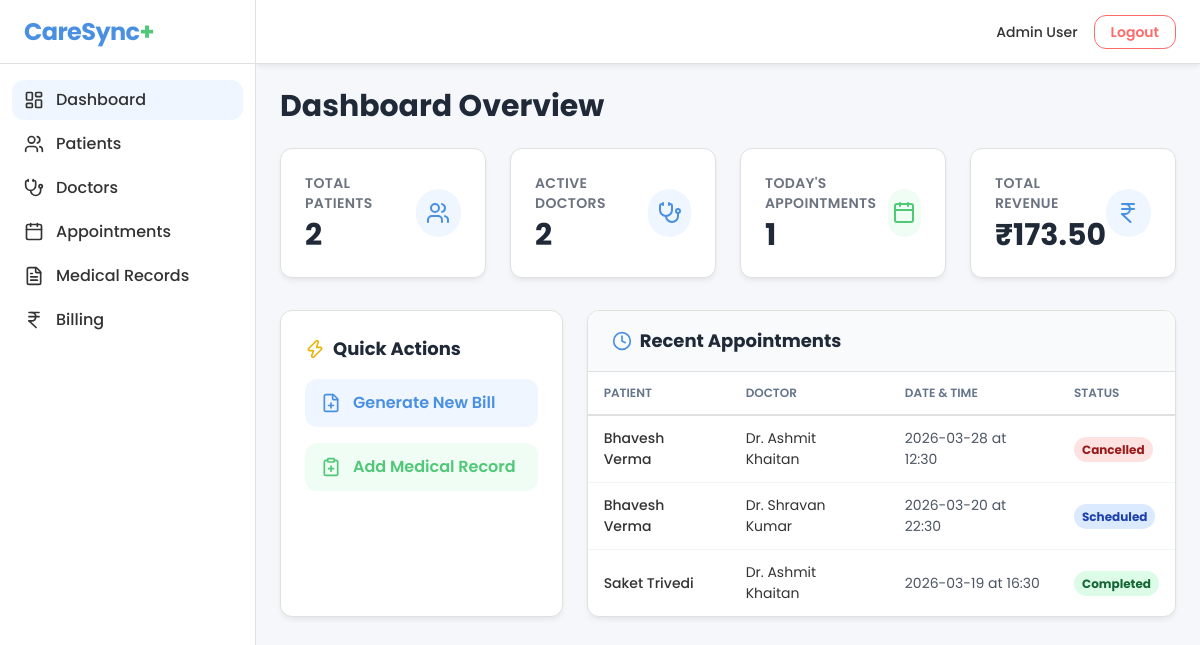
The page / on the database its author committed.
### models.py (models this page shows)
class Appointment(db.Model):
    __tablename__ = 'appointments'
    id = db.Column(db.Integer, primary_key=True)
    patient_id = db.Column(db.Integer, db.ForeignKey('patients.id'), nullable=False)
    doctor_id = db.Column(db.Integer, db.ForeignKey('doctors.id'), nullable=False)
    date = db.Column(db.Date, nullable=False)
    time = db.Column(db.Time, nullable=False)
    status = db.Column(db.String(20), nullable=False, default='Scheduled')
    bill = db.relationship('Bill', backref='appointment', uselist=False, lazy=True)

class Patient(db.Model):
    __tablename__ = 'patients'
    id = db.Column(db.Integer, primary_key=True)
    name = db.Column(db.String(100), nullable=False)
    age = db.Column(db.Integer, nullable=False)
    gender = db.Column(db.String(10), nullable=False)
    contact = db.Column(db.String(50), nullable=False)
    appointments = db.relationship('Appointment', backref='patient', lazy=True)
    records = db.relationship('MedicalRecord', backref='patient', lazy=True)
    bills = db.relationship('Bill', backref='patient', lazy=True)

class Doctor(db.Model):
    __tablename__ = 'doctors'
    id = db.Column(db.Integer, primary_key=True)
    name = db.Column(db.String(100), nullable=False)
    specialization = db.Column(db.String(100), nullable=False)
    contact = db.Column(db.String(50), nullable=False)
    appointments = db.relationship('Appointment', backref='doctor', lazy=True)

### app.py (the view)
@app.route('/')
def dashboard():
    from datetime import date
    total_patients = Patient.query.count()
    active_doctors = Doctor.query.count()
    todays_appointments = Appointment.query.filter_by(date=date.today()).count()
    total_revenue = db.session.query(db.func.sum(Bill.total)).scalar() or 0.0
    recent_appointments = Appointment.query.order_by(Appointment.date.desc(), Appointment.time.desc()).limit(5).all()
    return render_template('dashboard.html',
                           total_patients=total_patients,
                           active_doctors=active_doctors,
                           todays_appointments=todays_appointments,
                           total_revenue=total_revenue,
                           recent_appointments=recent_appointments)

### templates/dashboard.html
{% extends 'base.html' %}
{% block content %}
<div class="max-w-6xl mx-auto">
    <h1 class="text-3xl font-bold mb-6 text-gray-800">Dashboard Overview</h1>
    <div class="grid grid-cols-1 md:grid-cols-2 lg:grid-cols-4 gap-6">
        <div class="bg-surface rounded-xl shadow-soft p-6 border border-[#E0E0E0] flex items-center justify-between">
            <div>
                <h3 class="text-sm font-semibold text-gray-500 uppercase tracking-wide mb-1">Total Patients</h3>
                <p class="text-3xl font-bold text-gray-800">{{ total_patients }}</p>
            </div>
            <div class="h-12 w-12 rounded-full bg-blue-50 flex items-center justify-center text-primary">
                <i data-lucide="users" class="w-6 h-6"></i>
            </div>
        </div>
        <div class="bg-surface rounded-xl shadow-soft p-6 border border-[#E0E0E0] flex items-center justify-between">
            <div>
                <h3 class="text-sm font-semibold text-gray-500 uppercase tracking-wide mb-1">Active Doctors</h3>
                <p class="text-3xl font-bold text-gray-800">{{ active_doctors }}</p>
            </div>
            <div class="h-12 w-12 rounded-full bg-blue-50 flex items-center justify-center text-primary">
                <i data-lucide="stethoscope" class="w-6 h-6"></i>
            </div>
        </div>
        <div class="bg-surface rounded-xl shadow-soft p-6 border border-[#E0E0E0] flex items-center justify-between">
            <div>
                <h3 class="text-sm font-semibold text-gray-500 uppercase tracking-wide mb-1">Today's Appointments</h3>
                <p class="text-3xl font-bold text-gray-800">{{ todays_appointments }}</p>
            </div>
            <div class="h-12 w-12 rounded-full bg-green-50 flex items-center justify-center text-secondary">
                <i data-lucide="calendar" class="w-6 h-6"></i>
            </div>
        </div>
        <div class="bg-surface rounded-xl shadow-soft p-6 border border-[#E0E0E0] flex items-center justify-between">
            <div>
                <h3 class="text-sm font-semibold text-gray-500 uppercase tracking-wide mb-1">Total Revenue</h3>
                <p class="text-3xl font-bold text-gray-800">₹{{ "%.2f"|format(total_revenue) }}</p>
            </div>
            <div class="h-12 w-12 rounded-full bg-blue-50 flex items-center justify-center text-primary">
                <i data-lucide="indian-rupee" class="w-6 h-6"></i>
            </div>
        </div>
    </div>
    <div class="grid grid-cols-1 lg:grid-cols-3 gap-6 mt-8">
        <div class="bg-surface shadow-soft rounded-xl border border-[#E0E0E0] p-6">
            <h2 class="text-lg font-bold text-gray-800 mb-4 flex items-center">
                <i data-lucide="zap" class="w-5 h-5 mr-2 text-yellow-500"></i> Quick Actions
            </h2>
            <div class="space-y-4">
                <a href="{{ url_for('appointments') }}" class="flex items-center w-full px-4 py-3 bg-blue-50 text-primary rounded-xl font-semibold hover:bg-blue-100 transition">
                    <i data-lucide="file-plus" class="w-5 h-5 mr-3"></i> Generate New Bill
                </a>
                <a href="{{ url_for('records') }}" class="flex items-center w-full px-4 py-3 bg-green-50 text-secondary rounded-xl font-semibold hover:bg-green-100 transition">
                    <i data-lucide="clipboard-plus" class="w-5 h-5 mr-3"></i> Add Medical Record
                </a>
            </div>
        </div>
        <div class="lg:col-span-2 bg-surface shadow-soft rounded-xl border border-[#E0E0E0] overflow-hidden">
            <div class="px-6 py-4 border-b border-[#E0E0E0] bg-gray-50">
            <h2 class="text-lg font-bold text-gray-800 flex items-center">
                <i data-lucide="clock" class="w-5 h-5 mr-2 text-primary"></i> Recent Appointments
            </h2>
        </div>
        <div class="overflow-x-auto">
            <table class="w-full text-left border-none shadow-none rounded-none">
                <thead>
                    <tr>
                        <th class="bg-white border-b-2">Patient</th>
                        <th class="bg-white border-b-2">Doctor</th>
                        <th class="bg-white border-b-2">Date & Time</th>
                        <th class="bg-white border-b-2">Status</th>
                    </tr>
                </thead>
                <tbody class="divide-y divide-gray-100">
                    {% for a in recent_appointments %}
                    <tr class="hover:bg-gray-50 transition">
                        <td class="border-b-0 py-3 font-medium">{{ a.patient.name }}</td>
                        <td class="border-b-0 py-3">Dr. {{ a.doctor.name }}</td>
                        <td class="border-b-0 py-3 text-gray-600">{{ a.date }} at {{ a.time.strftime('%H:%M') }}</td>
                        <td class="border-b-0 py-3">
                            {% if a.status == 'Scheduled' %}
                                <span class="bg-blue-100 text-blue-800 px-2 py-1 rounded-full text-xs font-bold">{{ a.status }}</span>
                            {% elif a.status == 'Completed' %}
                                <span class="bg-green-100 text-green-800 px-2 py-1 rounded-full text-xs font-bold">{{ a.status }}</span>
                            {% elif a.status == 'Cancelled' %}
                                <span class="bg-red-100 text-red-800 px-2 py-1 rounded-full text-xs font-bold">{{ a.status }}</span>
                            {% endif %}
                        </td>
                    </tr>
                    {% else %}
                    <tr><td colspan="4" class="text-center py-6 text-gray-500 border-b-0">No recent appointments.</td></tr>
                    {% endfor %}
                </tbody>
            </table>
        </div>
    </div>
</div>
{% endblock %}

### templates/base.html (shortened to what this page needs)
<!DOCTYPE html>
<html lang="en">
<head>
    <script src="https://cdn.tailwindcss.com"></script>
</head>
<body class="flex h-screen overflow-hidden text-text">
    {% set is_print = is_print | default(False) %}
    {% if not is_print %}
    <aside class="w-64 bg-surface shadow-soft border-r border-[#E0E0E0] hidden md:flex flex-col">
        <div class="h-16 flex items-center px-6 border-b border-[#E0E0E0]">
            <span class="text-primary font-bold text-2xl tracking-tight">CareSync<span class="text-secondary">+</span></span>
        </div>
        <nav class="flex-1 py-4 px-3 space-y-1 overflow-y-auto no-scrollbar">
            <a href="{{ url_for('dashboard') }}" class="flex items-center px-3 py-2 rounded-xl hover:bg-background text-text font-medium {% if request.endpoint == 'dashboard' %}bg-blue-50 text-primary{% endif %}"><i data-lucide="layout-dashboard" class="w-5 h-5 mr-3"></i>Dashboard</a>
            <a href="{{ url_for('patients') }}" class="flex items-center px-3 py-2 rounded-xl hover:bg-background text-text font-medium {% if request.endpoint == 'patients' %}bg-blue-50 text-primary{% endif %}"><i data-lucide="users" class="w-5 h-5 mr-3"></i>Patients</a>
            <a href="{{ url_for('doctors') }}" class="flex items-center px-3 py-2 rounded-xl hover:bg-background text-text font-medium {% if request.endpoint == 'doctors' %}bg-blue-50 text-primary{% endif %}"><i data-lucide="stethoscope" class="w-5 h-5 mr-3"></i>Doctors</a>
            <a href="{{ url_for('appointments') }}" class="flex items-center px-3 py-2 rounded-xl hover:bg-background text-text font-medium {% if request.endpoint == 'appointments' %}bg-blue-50 text-primary{% endif %}"><i data-lucide="calendar" class="w-5 h-5 mr-3"></i>Appointments</a>
            <a href="{{ url_for('records') }}" class="flex items-center px-3 py-2 rounded-xl hover:bg-background text-text font-medium {% if request.endpoint == 'records' %}bg-blue-50 text-primary{% endif %}"><i data-lucide="file-text" class="w-5 h-5 mr-3"></i>Medical Records</a>
            <a href="{{ url_for('bills_list') }}" class="flex items-center px-3 py-2 rounded-xl hover:bg-background text-text font-medium {% if request.endpoint == 'bills_list' %}bg-blue-50 text-primary{% endif %}"><i data-lucide="indian-rupee" class="w-5 h-5 mr-3"></i>Billing</a>
        </nav>
    </aside>
    {% endif %}
    <div class="flex-1 flex flex-col h-screen overflow-hidden">
        {% if not is_print %}
        <header class="h-16 bg-surface shadow-soft border-b border-[#E0E0E0] flex items-center justify-between px-6 z-10">
            <div class="flex items-center space-x-4">
                <div class="text-sm font-medium">Admin User</div>
                <a href="#" class="px-4 py-1.5 text-sm font-semibold text-danger border border-danger rounded-xl hover:bg-danger hover:text-white transition-colors">Logout</a>
            </div>
        </header>
        {% endif %}
        <main class="flex-1 overflow-y-auto p-6 bg-background">
            {% block content %}{% endblock %}
        </main>
    </div>
</body>
</html>

### templates/base.html (style rules this page uses)
body { color: #333333; background-color: #F5F7FA; font-family: 'Poppins', system-ui, sans-serif; }
table { border-collapse: separate; border-spacing: 0; width: 100%; border: 1px solid #E0E0E0; border-radius: 12px; overflow: hidden; }
th { background-color: #F8FAFC; border-bottom: 1px solid #E0E0E0; text-transform: uppercase; font-size: 0.75rem; font-weight: 600; color: #64748B; padding: 12px 16px; text-align: left; }
td { border-bottom: 1px solid #E0E0E0; padding: 12px 16px; font-size: 0.875rem; }
tr:last-child td { border-bottom: none; }

### rows shown on the page
Appointment: patient.name "Bhavesh Verma", doctor.name "Ashmit Khaitan", date "2026-03-28", time "12:30", status "Cancelled"
Appointment: patient.name "Bhavesh Verma", doctor.name "Shravan Kumar", date "2026-03-20", time "22:30", status "Scheduled"
Appointment: patient.name "Saket Trivedi", doctor.name "Ashmit Khaitan", date "2026-03-19", time "16:30", status "Completed"

### other values the page prints
{{ total_patients }} "2"
{{ active_doctors }} "2"
{{ todays_appointments }} "1"
{{ "%.2f"|format(total_revenue) }} "173.50"
